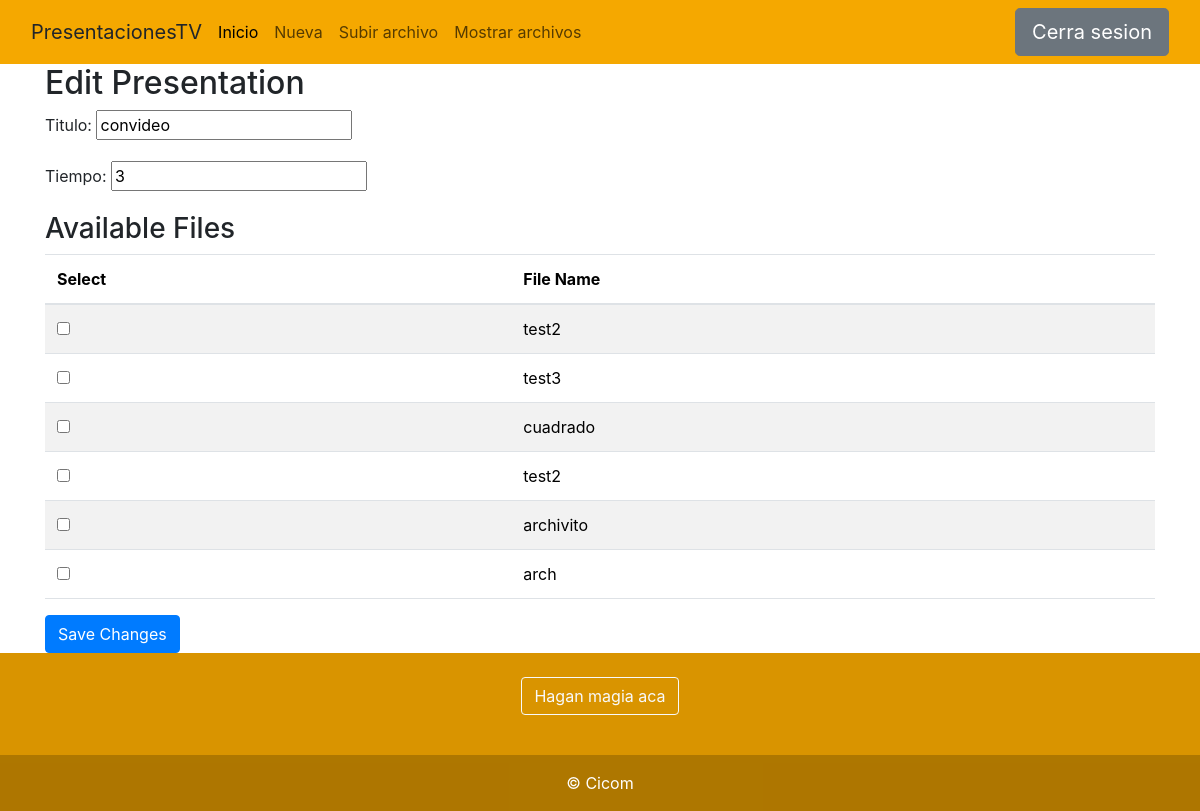
The page /archivo/presentacion-edit/12/ (signed in) on the database as committed earlier.
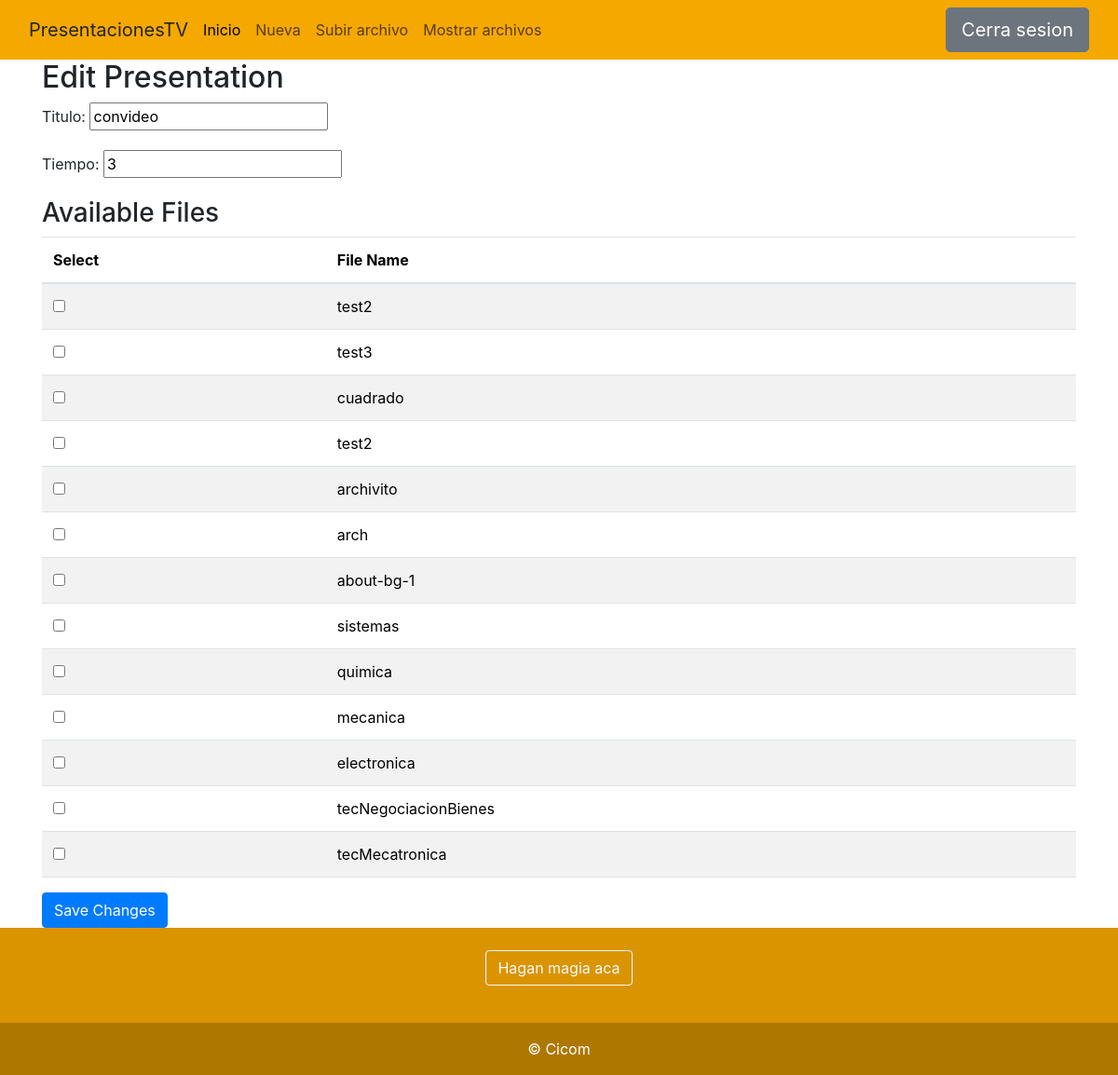
The same page on the database as committed later.
### ImagenesApp/models.py (models this page shows, shortened)
class Archivo(models.Model):
    nombre = models.CharField(max_length=255)
    archivo = models.FileField(upload_to='archivos/')  # Ajusta la carpeta según tus necesidades
    es_video = models.BooleanField(default=False)

### ImagenesApp/views.py (the view, shortened to what this page needs)
# urls.py: path('presentacion-edit/<int:pk>/', views.PresentacionEditView.as_view(), name='presentacion-edit'),
@method_decorator(login_required, name='dispatch')
class PresentacionEditView(UpdateView):
    model = Presentacion
    template_name = 'ImagenesApp/presentacion_edit.html'
    fields = ['titulo', 'tiempo']
    def get_context_data(self, **kwargs):
        context = super().get_context_data(**kwargs)
        context['archivos_disponibles'] = Archivo.objects.exclude(detallepresentacion__presentacion=self.object)
        return context

### ImagenesApp/templates/ImagenesApp/presentacion_edit.html (shortened to what this page needs)
{% extends "base.html" %}
{% block content %}
  <div class="container">
    <h2>Edit Presentation</h2>
    <form method="post" enctype="multipart/form-data">
      <div class="form-group">
        <label for="{{ form.titulo.id_for_label }}">Titulo:</label>
        {{ form.titulo }}
      </div>
      <div class="form-group">
        <label for="{{ form.tiempo.id_for_label }}">Tiempo:</label>
        {{ form.tiempo }}
      </div>
      <h3>Available Files</h3>
      <table class="table table-striped">
        <thead>
          <tr>
            <th>Select</th>
            <th>File Name</th>
          </tr>
        </thead>
        <tbody>
          {% for archivo in archivos_disponibles %}
            <tr>
              <td>
                <input type="checkbox" name="archivos[]" value="{{ archivo.id }}">
              </td>
              <td>{{ archivo.nombre }}</td>
            </tr>
          {% endfor %}
        </tbody>
      </table>
      <input type="submit" class="btn btn-primary" value="Save Changes">
    </form>
  </div>
{% endblock %}

Rows that differ between the two databases and show on the page:
added Archivo: nombre "about-bg-1"
added Archivo: nombre "sistemas"
added Archivo: nombre "quimica"
added Archivo: nombre "mecanica"
added Archivo: nombre "electronica"
added Archivo: nombre "tecNegociacionBienes"
added Archivo: nombre "tecMecatronica"
